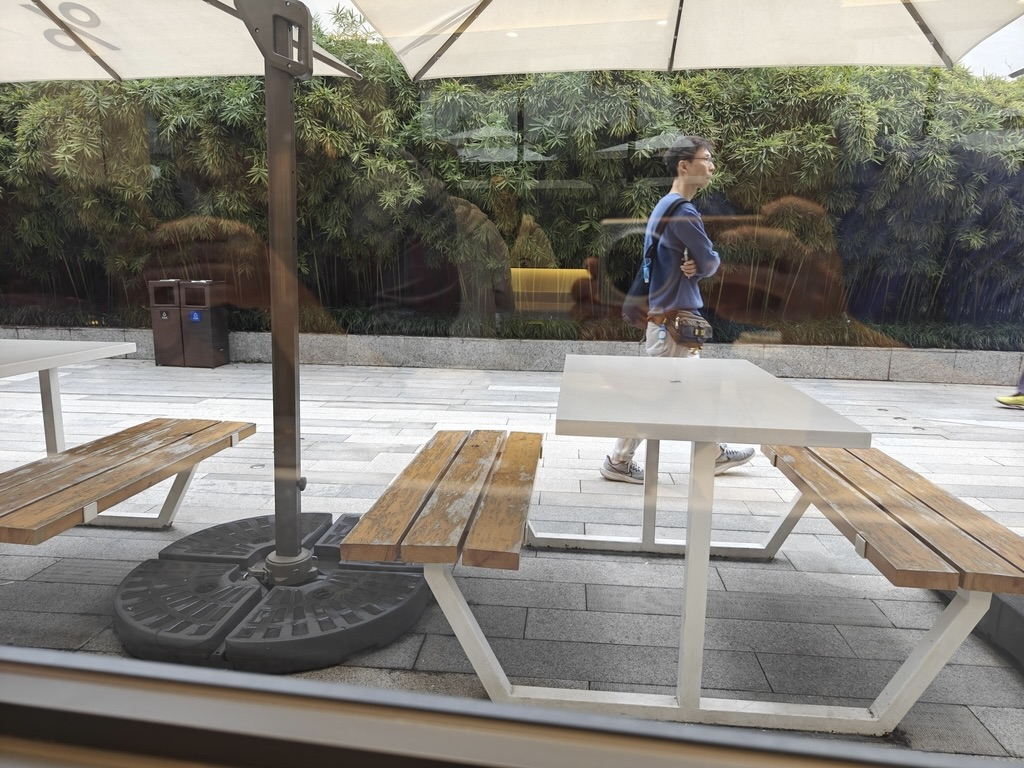
#> input picture reflection-removal-frontend/src/lib/assets/input.jpg, 1024 x 768 px; its folder holds only this picture in this run
$ python -i image_processing.py   (imports and definitions only)
#> lines starting #> are read from the running program, lines starting #| are printed output that depends on the picture
#> further down, picture is the input picture: shape (768, 1024, 3); mean B, G, R 119.4, 127.4, 130.7
import cv2
import numpy as np
from fastapi import HTTPException

from app.utils.export_utils import save_image_for_export
from app.utils.super_resolution import upscale_image

def _normalize_image(image: np.ndarray) -> np.ndarray:
    return cv2.normalize(image, None, 0, 255, cv2.NORM_MINMAX)


def _boost_contrast(image: np.ndarray) -> np.ndarray:
    return cv2.convertScaleAbs(image, alpha=1.12, beta=2)
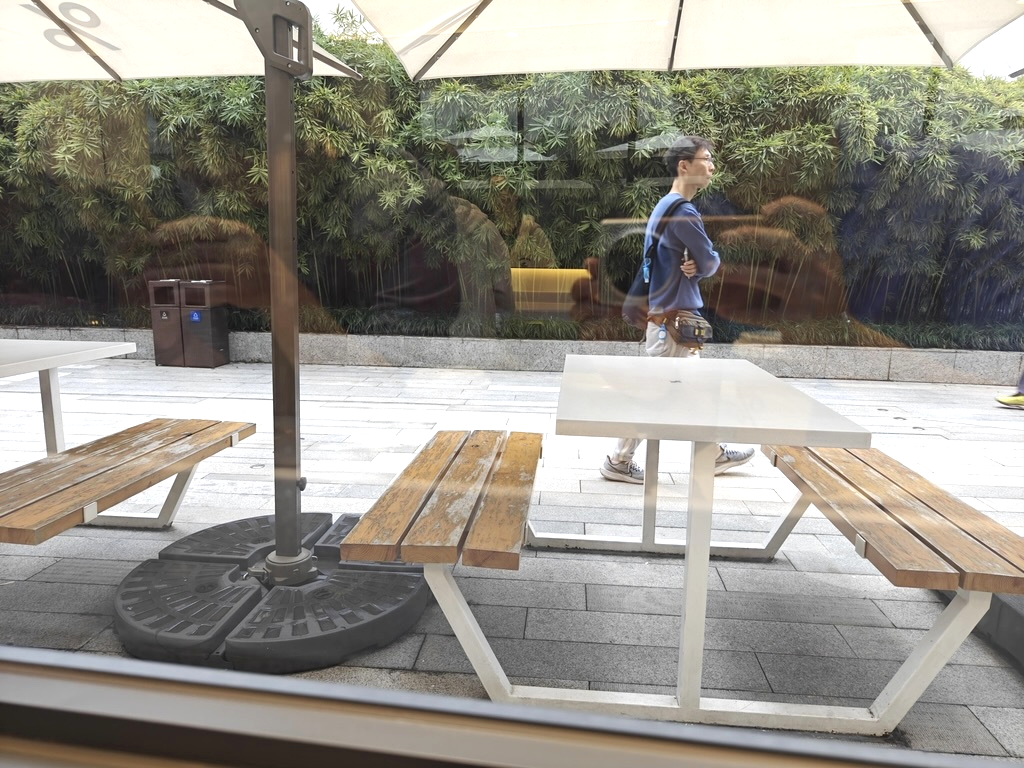
#> returned value: shape (768, 1024, 3); mean of channels 0, 1, 2 134.8, 143.6, 147; drawn as B, G, R


def _soft_sharpen(image: np.ndarray) -> np.ndarray:
    blurred = cv2.GaussianBlur(image, (0, 0), 0.9)
    return cv2.addWeighted(image, 1.14, blurred, -0.14, 0)


def _increase_saturation(image: np.ndarray) -> np.ndarray:
    hsv = cv2.cvtColor(image, cv2.COLOR_BGR2HSV).astype(np.float32)
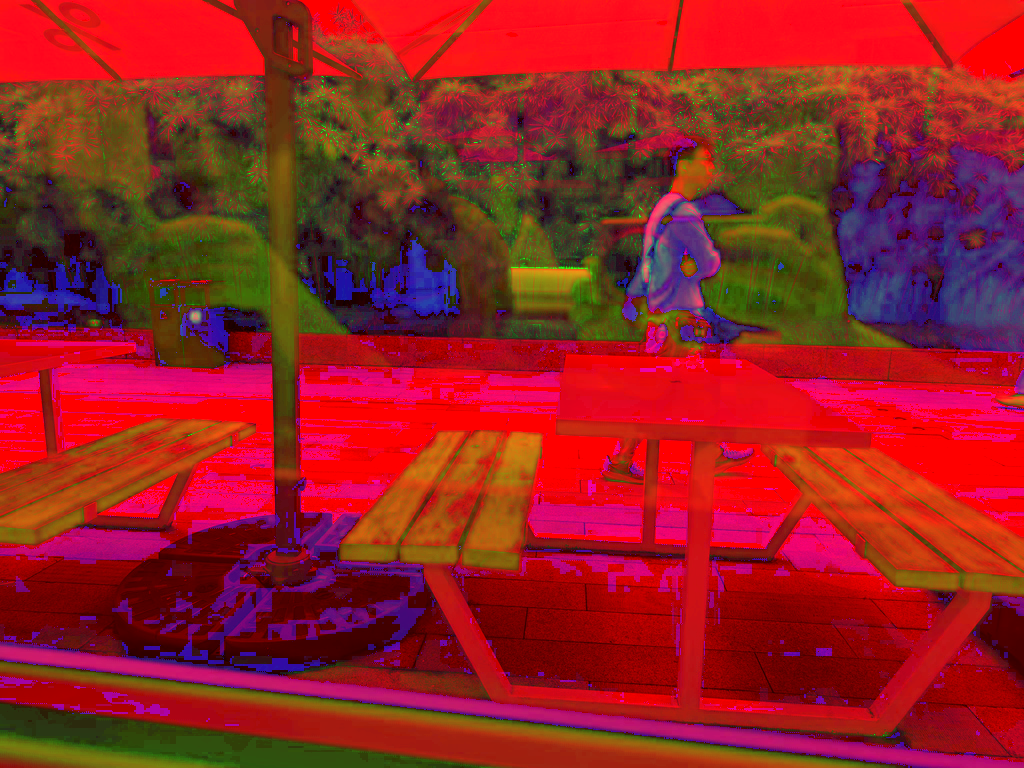
#> hsv: shape (768, 1024, 3) float32; mean B, G, R 34.9, 32.8, 149
    hsv[:, :, 1] = np.clip(hsv[:, :, 1] * 1.08, 0, 255)
    return cv2.cvtColor(hsv.astype(np.uint8), cv2.COLOR_HSV2BGR)


def _light_denoise(image: np.ndarray) -> np.ndarray:
    return cv2.fastNlMeansDenoisingColored(image, None, 2, 2, 5, 13)


def _enhance_image_array(image: np.ndarray) -> np.ndarray:
    enhanced = _normalize_image(image)
    enhanced = _boost_contrast(enhanced)
    enhanced = _soft_sharpen(enhanced)
    enhanced = _increase_saturation(enhanced)
    return _light_denoise(enhanced)


def enhance_image(image_path: str, output_path: str) -> str:
    try:
        image = cv2.imread(image_path, cv2.IMREAD_COLOR)
        if image is None:
            raise HTTPException(status_code=400, detail="Unable to read processed image for enhancement.")

        enhanced = _enhance_image_array(image)
        enhanced = upscale_image(enhanced)

        return save_image_for_export(enhanced, output_path)
    except Exception as e:
        if isinstance(e, HTTPException):
            raise e
        raise HTTPException(status_code=500, detail=f"Enhancement failed: {str(e)}")

>>> import cv2
>>> picture = cv2.imread('../../../reflection-removal-frontend/src/lib/assets/input.jpg')
>>> result = _enhance_image_array(picture)

$ run again, on reflection-removal-frontend/src/lib/assets/test_0001.jpg
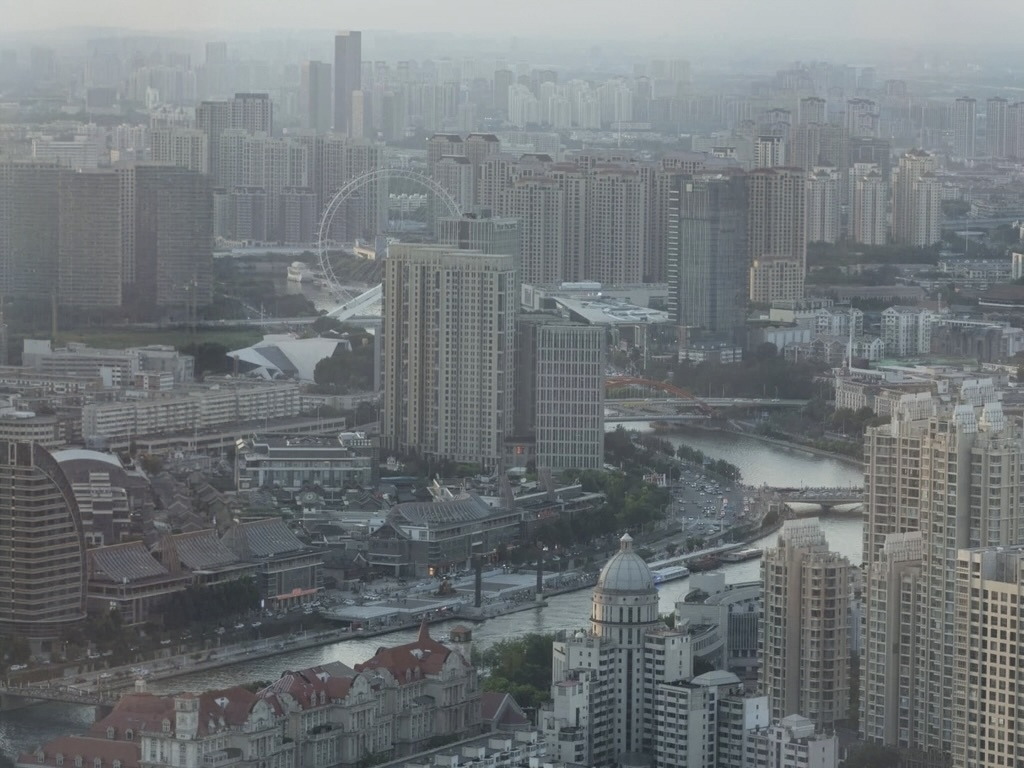
#> input picture reflection-removal-frontend/src/lib/assets/test_0001.jpg, 1024 x 768 px
#> picture is the input picture: shape (768, 1024, 3); mean B, G, R 121.1, 118.3, 113
#> in _boost_contrast, `return cv2.convertScaleAbs(image, alpha=1.12, beta=2)`:
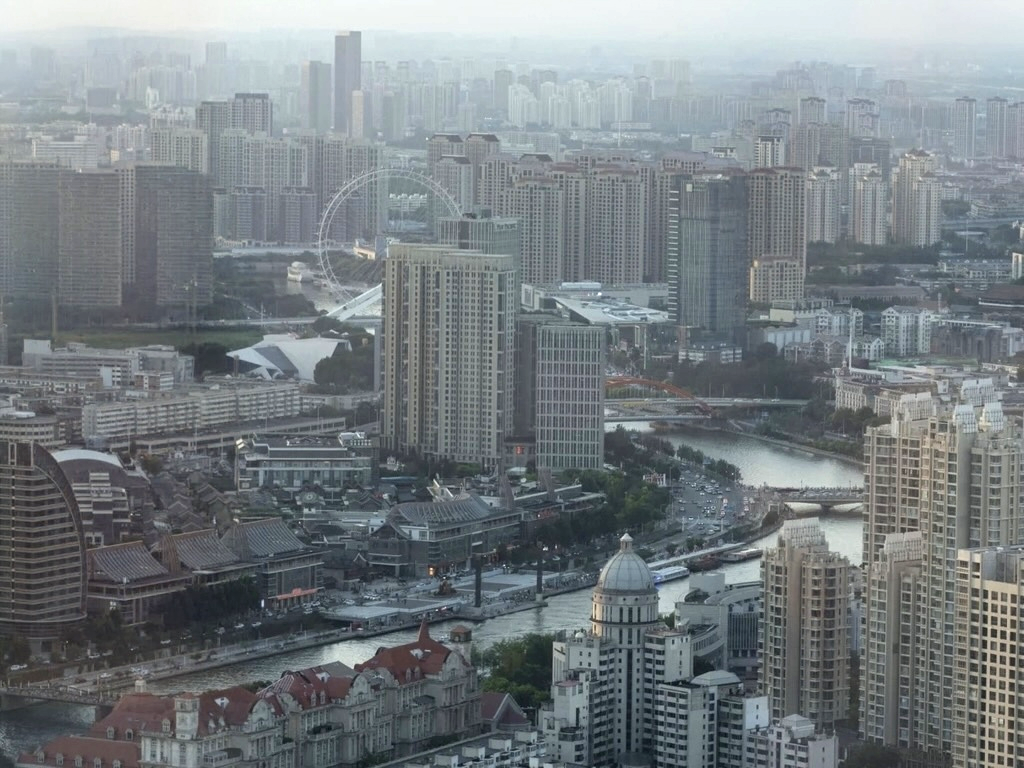
#> returned value: shape (768, 1024, 3); mean of channels 0, 1, 2 130.3, 126.4, 119; drawn as B, G, R
#> in _increase_saturation, `hsv = cv2.cvtColor(image, cv2.COLOR_BGR2HSV).astype(np.float32)`:
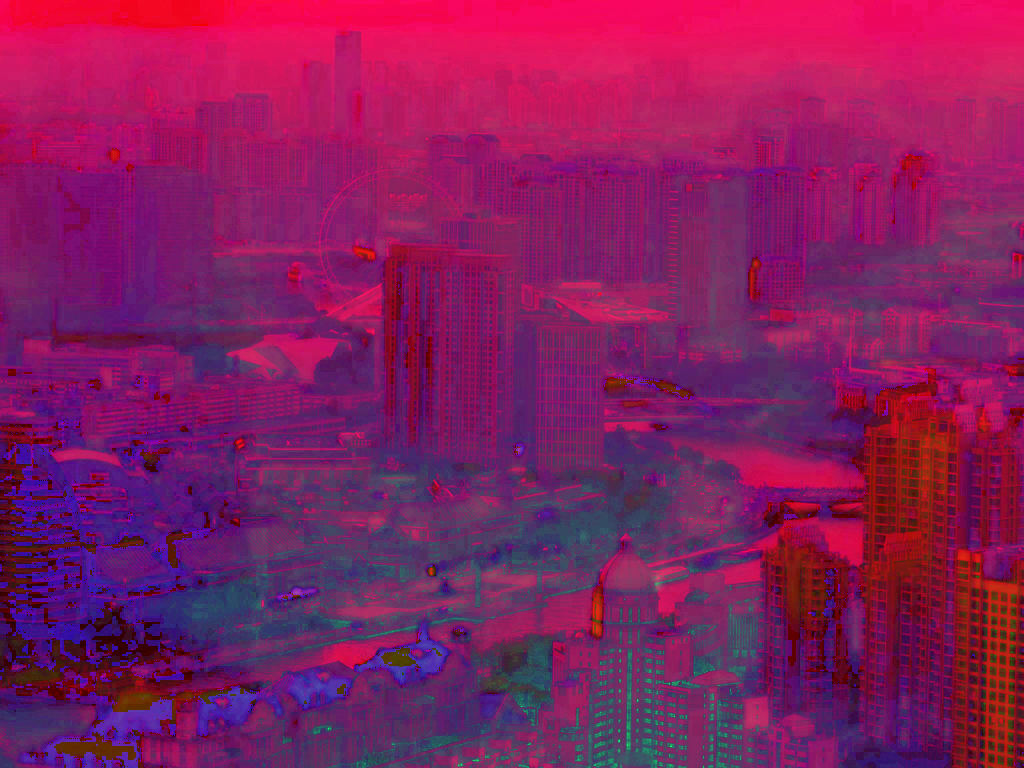
#> hsv: shape (768, 1024, 3) float32; mean B, G, R 94.2, 28.7, 131.4

$ run again, on reflection-removal-frontend/src/lib/assets/test_0002.jpg
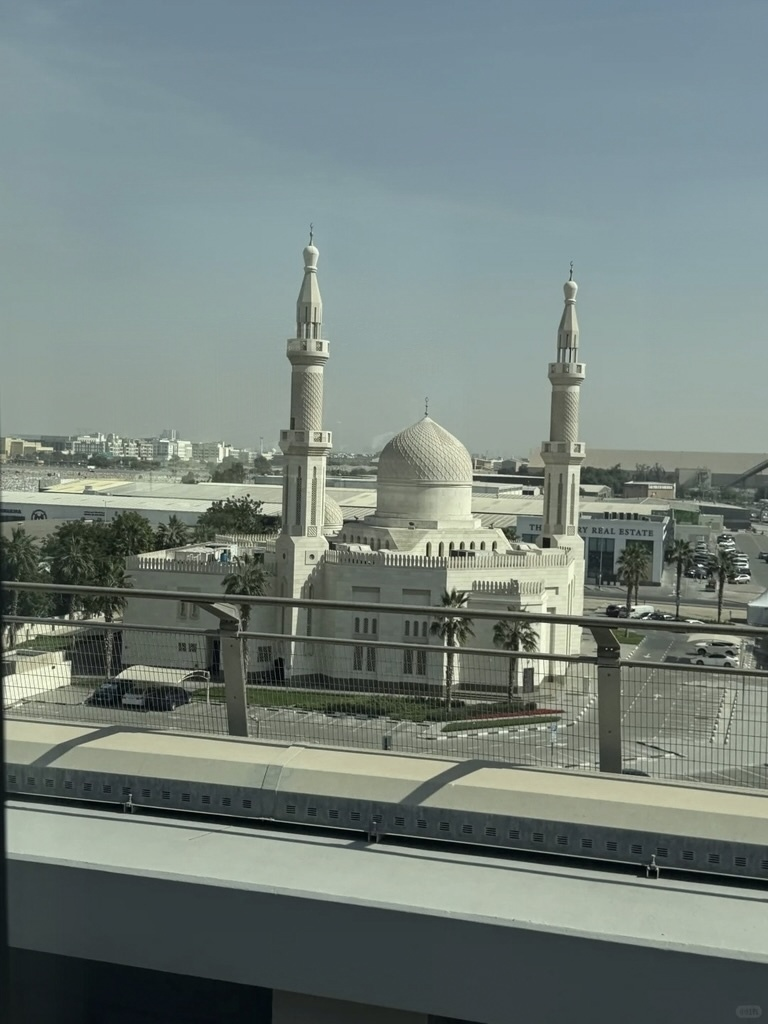
#> input picture reflection-removal-frontend/src/lib/assets/test_0002.jpg, 768 x 1024 px
#> picture is the input picture: shape (1024, 768, 3); mean B, G, R 125, 129.4, 116.9
#> in _boost_contrast, `return cv2.convertScaleAbs(image, alpha=1.12, beta=2)`:
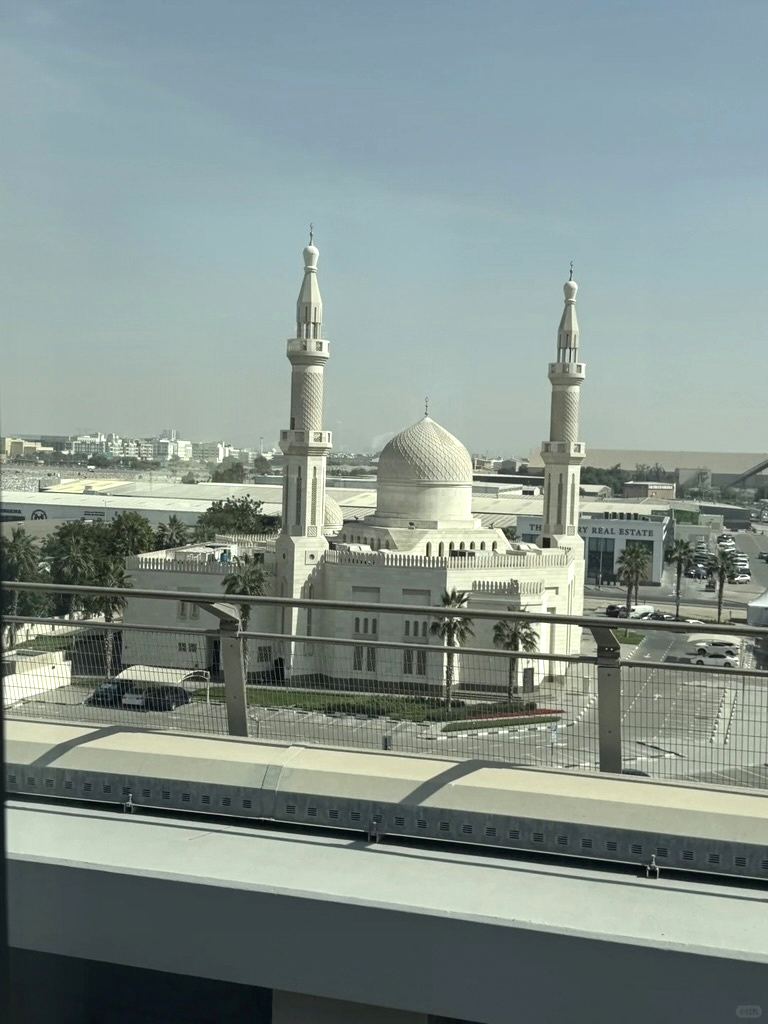
#> returned value: shape (1024, 768, 3); mean of channels 0, 1, 2 141.9, 146.8, 132.9; drawn as B, G, R
#> in _increase_saturation, `hsv = cv2.cvtColor(image, cv2.COLOR_BGR2HSV).astype(np.float32)`:
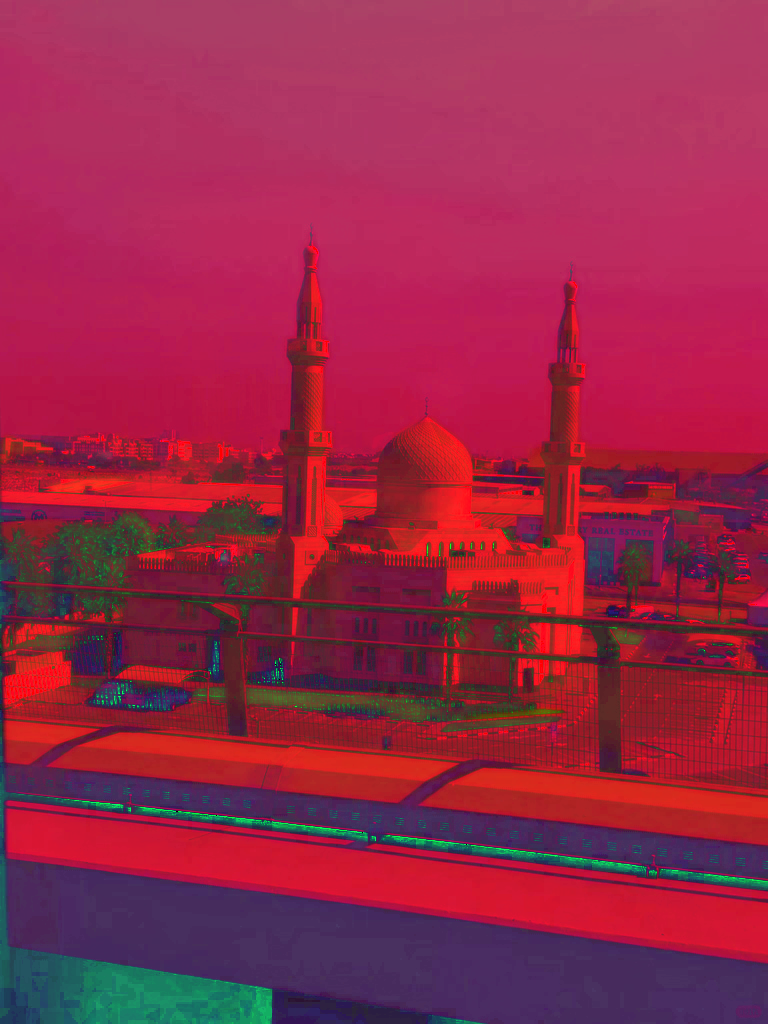
#> hsv: shape (1024, 768, 3) float32; mean B, G, R 72.2, 39, 149.8

$ run again, on reflection-removal-frontend/src/lib/assets/test_0003.jpg
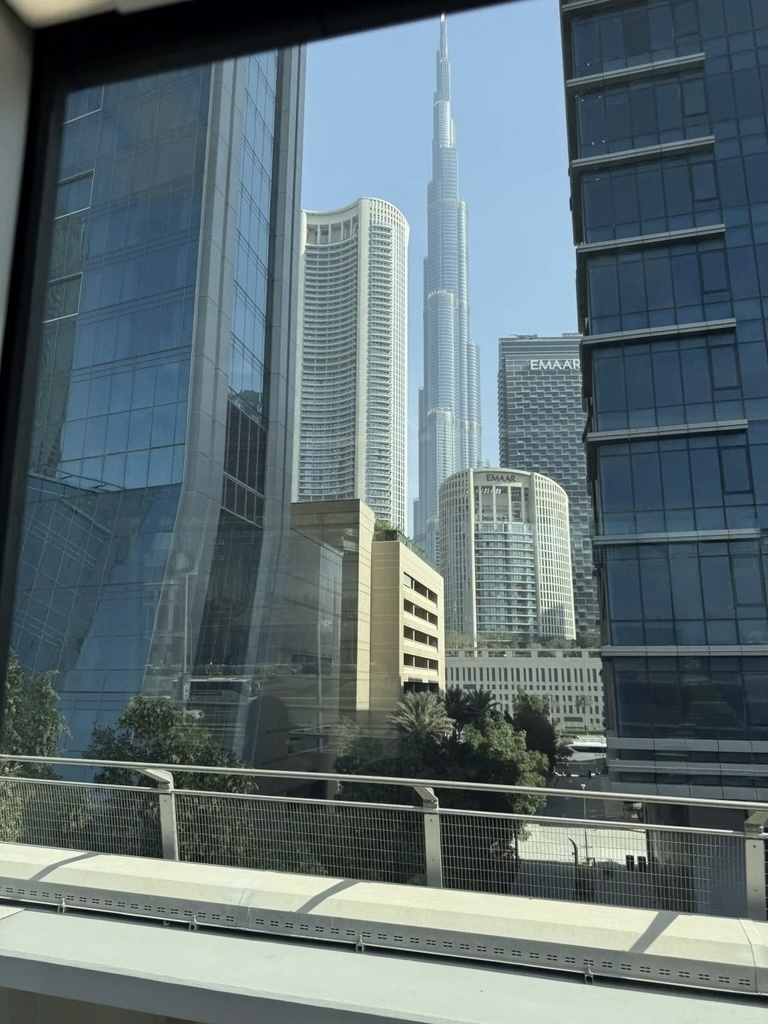
#> input picture reflection-removal-frontend/src/lib/assets/test_0003.jpg, 768 x 1024 px
#> picture is the input picture: shape (1024, 768, 3); mean B, G, R 116.5, 112.1, 96.1
#> in _boost_contrast, `return cv2.convertScaleAbs(image, alpha=1.12, beta=2)`:
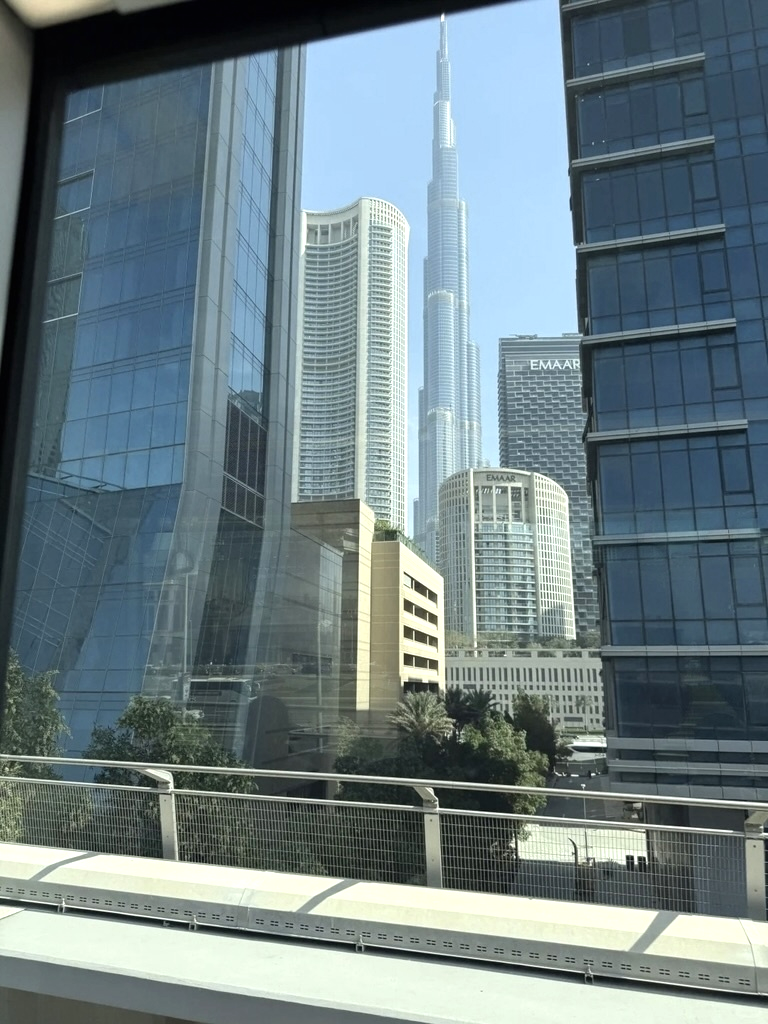
#> returned value: shape (1024, 768, 3); mean of channels 0, 1, 2 132.4, 127.2, 109.4; drawn as B, G, R
#> in _increase_saturation, `hsv = cv2.cvtColor(image, cv2.COLOR_BGR2HSV).astype(np.float32)`:
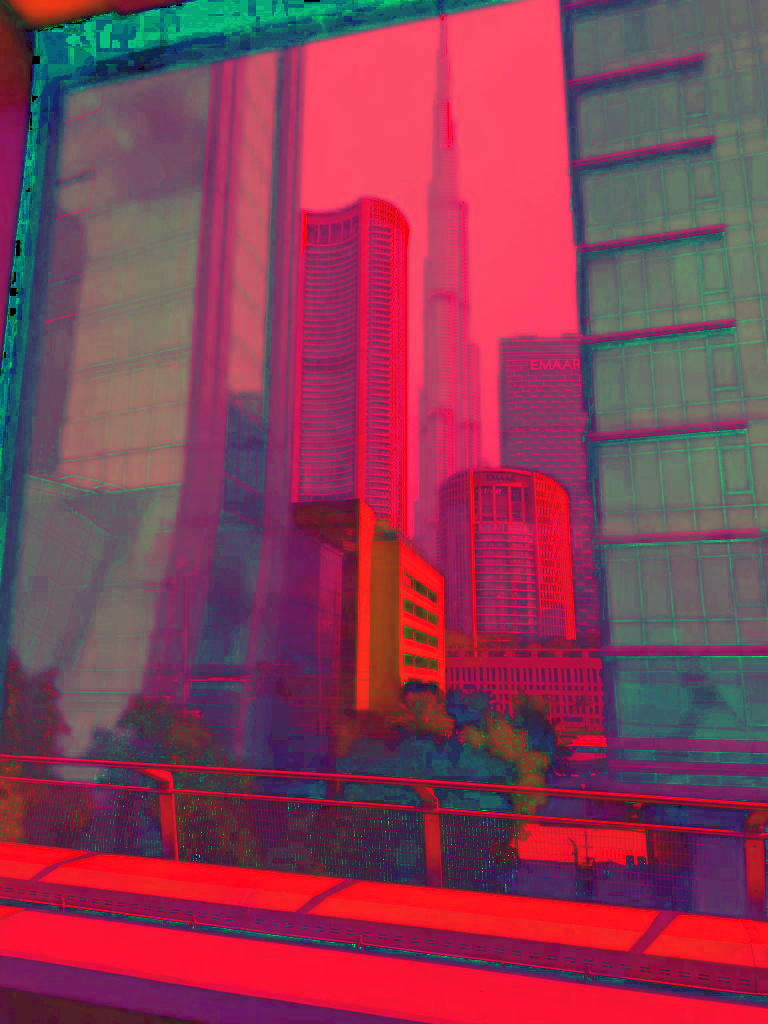
#> hsv: shape (1024, 768, 3) float32; mean B, G, R 85.2, 61.6, 136.7
